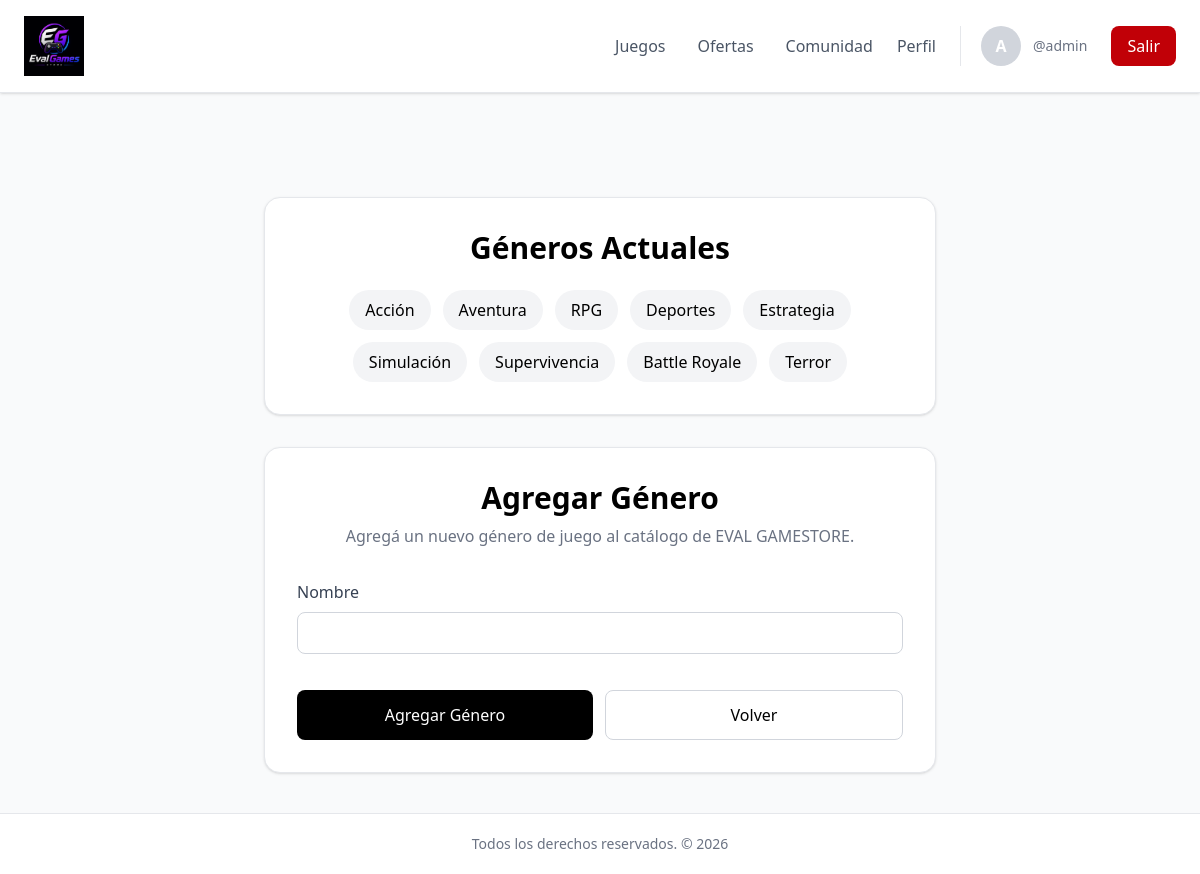
Screenshot of /videojuegos/genero/ (signed in) with the database file from the repository.
### usuarios/models.py (models this page shows, shortened)
class UsuarioPersonalizado(AbstractUser):
    telefono = models.CharField(
        max_length=20,
        null=True,
        blank=True
    )
    foto_perfil = models.ImageField(
        upload_to='users_fp',
        null=True,
        blank=True
    )

### videojuegos/models.py (models this page shows)
class Genero(models.Model):
    nombre=models.CharField(max_length=50)
    activo = models.BooleanField(default=True)
    fecha = models.DateField(auto_now_add=True)
    def __str__(self):
        return self.nombre

### videojuegos/views.py (the view)
# urls.py: path('genero/', views.agregar_genero, name='agregar_genero'),
@login_required
@permission_required('videojuegos.add_genero')
def agregar_genero(request):
    generos = Genero.objects.filter(
        activo=True
    )
    if request.method == 'POST':
        form = GeneroForm(
            request.POST
        )
        if form.is_valid():
            form.save()
            return redirect(
                'agregar_genero'
            )
    else:
        form = GeneroForm()
    return render(
        request,
        'videojuegos/agregar_genero.html',
        {
            'generos': generos,
            'form': form
        }
    )

### videojuegos/forms.py
class GeneroForm(forms.ModelForm):
    class Meta:
        model = Genero
        fields = [
            'nombre',
        ]

### videojuegos/templates/videojuegos/agregar_genero.html (shortened to what this page needs)
{% extends 'inicio/base.html' %}
{% load widget_tweaks %}
{% block body %}
<div class="max-w-2xl mx-auto mt-16 space-y-8">
    <div class="bg-white border border-gray-200 rounded-2xl shadow-sm p-8">
        <h1 class="text-3xl font-bold text-center mb-6">
            Géneros Actuales
        </h1>
        {% if generos %}
        <div class="flex flex-wrap gap-3 justify-center">
            {% for genero in generos %}
                <div class="px-4 py-2 rounded-full bg-gray-100 hover:bg-yellow-300 transition">
                    {{ genero }}
                </div>
            {% endfor %}
        </div>
        {% else %}
        <p class="text-center text-gray-500">
            No hay géneros cargados.
        </p>
        {% endif %}
    </div>
    <div class="bg-white border border-gray-200 rounded-2xl shadow-sm p-8">
        <h1 class="text-3xl font-bold text-center mb-2">
            Agregar Género
        </h1>
        <p class="text-center text-gray-500 mb-8">
            Agregá un nuevo género de juego al catálogo de EVAL GAMESTORE.
        </p>
        <form method="POST" class="space-y-5">
            {% for field in form %}
            <div>
                <label class="block mb-2 font-medium text-gray-700">
                    {{ field.label }}
                </label>
                {{ field|add_class:"w-full border border-gray-300 rounded-lg px-4 py-2 focus:ring-2 focus:ring-black focus:border-black outline-none transition" }}
            </div>
            {% endfor %}
            <div class="flex gap-3 pt-4">
                <button
                    type="submit"
                    class="flex-1 bg-black hover:bg-gray-800 text-white py-3 rounded-lg font-medium transition cursor-pointer"
                >
                    Agregar Género
                </button>
                <a
                    href="{% url 'juegos' %}"
                    class="flex-1 text-center border border-gray-300 py-3 rounded-lg hover:bg-gray-100 transition"
                >
                    Volver
                </a>
            </div>
        </form>
    </div>
</div>
{% endblock %}

### inicio/templates/inicio/base.html (shortened to what this page needs)
{% load static tailwind_tags %}
<!DOCTYPE html>
<html lang="es">
<head>
    {% tailwind_css %}
</head>
<body class="bg-gray-50 min-h-screen flex flex-col">
    <nav class="bg-white border-b border-gray-200 shadow-sm">
        <div class="max-w-7xl mx-auto px-6 py-4 flex justify-between items-center">
            <a href="{% url 'inicio' %}" class="text-2xl">
                <img
                    src="/media/Logo/logo_EvalGames.png"
                    class="h-15 w-15 cursor-pointer"
                    alt="logo_page"
                />
            </a>
            <div class="flex items-center gap-6 text-gray-600 font-medium">
                {% if user.is_authenticated %}
                    <a href="{% url 'juegos' %}" class="hover:text-black transition">
                        Juegos
                    </a>
                    <a href="{% url 'oferta' %}"
                       class="hover:text-black hover:bg-amber-300 transition p-2 rounded">
                        Ofertas
                    </a>
                    <a href="{% url 'posteos' %}" class="hover:text-black transition">
                        Comunidad
                    </a>
                    <a href="{% url 'perfil' %}" class="hover:text-black transition">
                        Perfil
                    </a>
                    <div class="flex items-center gap-3 border-l border-gray-200 pl-5">
                        {% if user.foto_perfil %}
                            <img
                                src="{{ user.foto_perfil.url }}"
                                alt="foto perfil"
                                class="w-10 h-10 rounded-full object-cover border border-gray-300"
                            >
                        {% else %}
                            <div class="w-10 h-10 rounded-full bg-gray-300 flex items-center justify-center text-white font-bold">
                                {{ user.username|first|upper }}
                            </div>
                        {% endif %}
                        <div class="flex flex-col leading-tight">
                            <span class="text-sm text-gray-500">
                                @{{ user.username }}
                            </span>
                        </div>
                    </div>
                    <form action="{% url 'logout' %}" method="POST">
                        <button
                            type="submit"
                            class="bg-red-700 hover:bg-red-500 text-white px-4 py-2 rounded-lg transition cursor-pointer"
                        >
                            Salir
                        </button>
                    </form>
                {% endif %}
            </div>
        </div>
    </nav>
    <main class="flex-1 max-w-7xl mx-auto w-full px-6 py-10">
        {% block body %}
        {% endblock %}
    </main>
    <footer class="bg-white border-t border-gray-200 py-5 text-center text-sm text-gray-500">
        Todos los derechos reservados. &copy; 2026
    </footer>
</body>
</html>

### rows the page displays
UsuarioPersonalizado: username|first "A", username "admin"
Genero: nombre "Acción"
Genero: nombre "Aventura"
Genero: nombre "RPG"
Genero: nombre "Deportes"
Genero: nombre "Estrategia"
Genero: nombre "Simulación"
Genero: nombre "Supervivencia"
Genero: nombre "Battle Royale"
Genero: nombre "Terror"

### other values shown
{{ field.label }} "Nombre"
